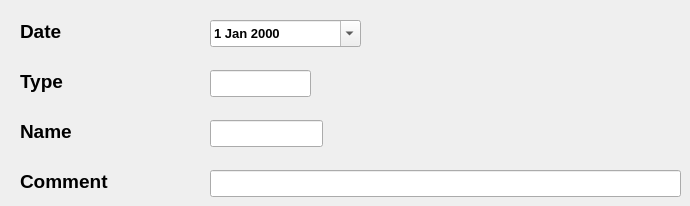
    <widget class="QWidget" name="tabAppointments">
     <attribute name="title">
      <string>Appointments</string>
     </attribute>
     <widget class="QLabel" name="lblAppointmentsDate">
      <property name="geometry">
       <rect>
        <x>20</x>
        <y>20</y>
        <width>61</width>
        <height>23</height>
       </rect>
      </property>
      <property name="font">
       <font>
        <pointsize>14</pointsize>
        <bold>true</bold>
       </font>
      </property>
      <property name="text">
       <string>Date</string>
      </property>
     </widget>
     <widget class="QLabel" name="lblAppointmentsType">
      <property name="geometry">
       <rect>
        <x>20</x>
        <y>70</y>
        <width>61</width>
        <height>23</height>
       </rect>
      </property>
      <property name="font">
       <font>
        <pointsize>14</pointsize>
        <bold>true</bold>
       </font>
      </property>
      <property name="text">
       <string>Type</string>
      </property>
     </widget>
     <widget class="QLabel" name="lblAppointmentsName">
      <property name="geometry">
       <rect>
        <x>20</x>
        <y>120</y>
        <width>61</width>
        <height>23</height>
       </rect>
      </property>
      <property name="font">
       <font>
        <pointsize>14</pointsize>
        <bold>true</bold>
       </font>
      </property>
      <property name="text">
       <string>Name</string>
      </property>
     </widget>
     <widget class="QLineEdit" name="txtAppointmentsName">
      <property name="geometry">
       <rect>
        <x>210</x>
        <y>120</y>
        <width>113</width>
        <height>27</height>
       </rect>
      </property>
      <property name="font">
       <font>
        <pointsize>12</pointsize>
        <bold>true</bold>
       </font>
      </property>
     </widget>
     <widget class="QLineEdit" name="txtAppointmentsType">
      <property name="geometry">
       <rect>
        <x>210</x>
        <y>70</y>
        <width>101</width>
        <height>27</height>
       </rect>
      </property>
      <property name="font">
       <font>
        <pointsize>12</pointsize>
        <bold>true</bold>
       </font>
      </property>
     </widget>
     <widget class="QLabel" name="lblAppointmentsComment">
      <property name="geometry">
       <rect>
        <x>20</x>
        <y>170</y>
        <width>101</width>
        <height>23</height>
       </rect>
      </property>
      <property name="font">
       <font>
        <pointsize>14</pointsize>
        <bold>true</bold>
       </font>
      </property>
      <property name="text">
       <string>Comment</string>
      </property>
     </widget>
     <widget class="QLineEdit" name="txtAppointmentsComment">
      <property name="geometry">
       <rect>
        <x>210</x>
        <y>170</y>
        <width>471</width>
        <height>27</height>
       </rect>
      </property>
      <property name="font">
       <font>
        <pointsize>12</pointsize>
        <bold>true</bold>
       </font>
      </property>
     </widget>
     <widget class="QDateEdit" name="appointmentsDateEdit">
      <property name="geometry">
       <rect>
        <x>210</x>
        <y>20</y>
        <width>151</width>
        <height>27</height>
       </rect>
      </property>
      <property name="font">
       <font>
        <pointsize>10</pointsize>
        <bold>true</bold>
       </font>
      </property>
      <property name="buttonSymbols">
       <enum>QAbstractSpinBox::NoButtons</enum>
      </property>
      <property name="calendarPopup">
       <bool>true</bool>
      </property>
     </widget>
    </widget>
